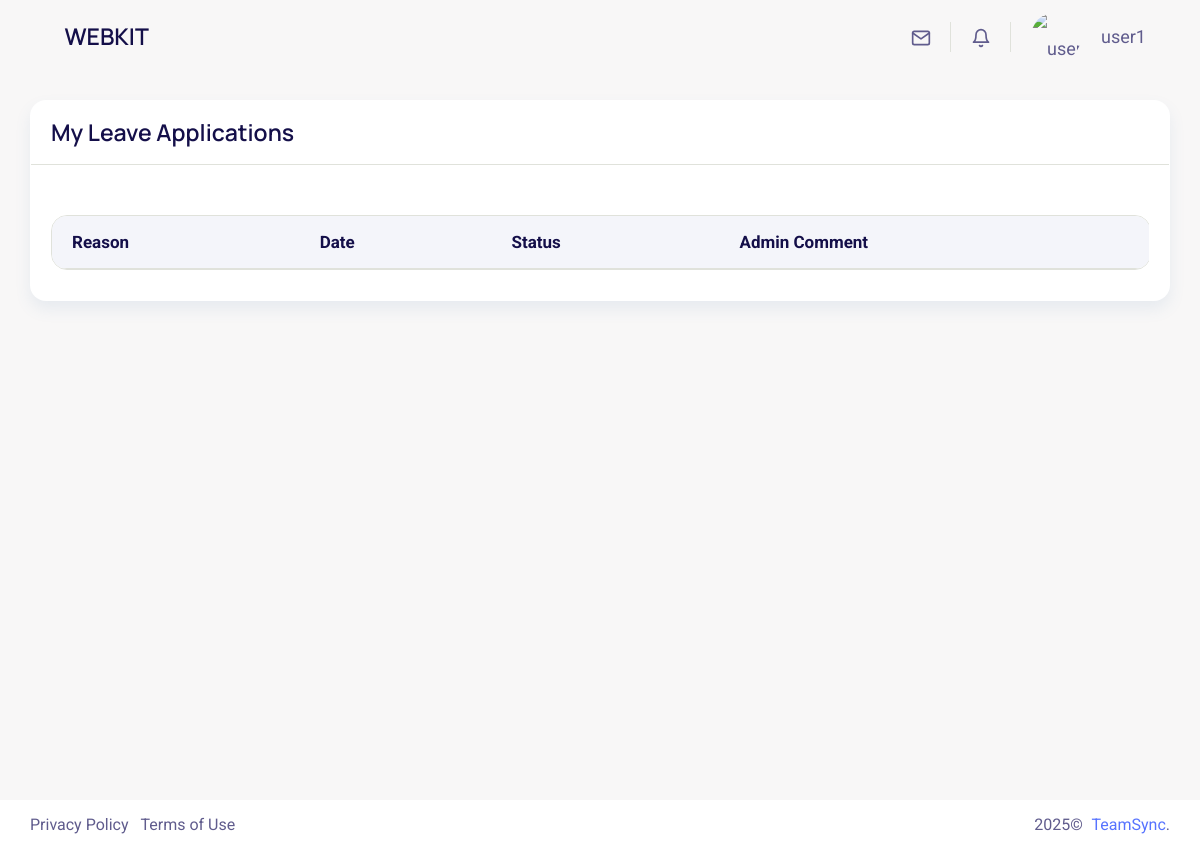
The page /my_applications/ (signed in) on the database as committed earlier.
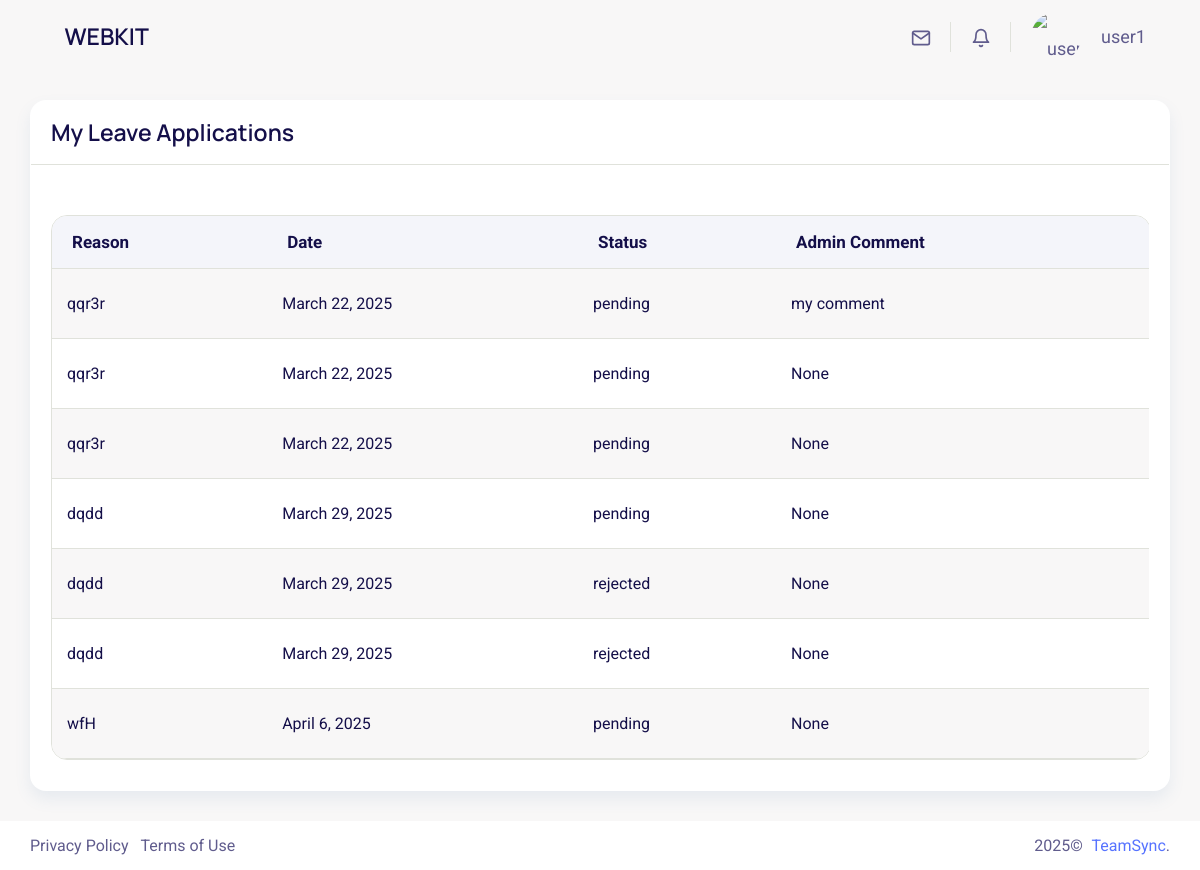
The same page on the database as committed later.
### CRM/models.py (models this page shows, shortened)
class LeaveApplication(models.Model):
    STATUS_CHOICES = [
        ('pending', 'Pending'),
        ('approved', 'Approved'),
        ('rejected', 'Rejected'),
    ]
    employee = models.ForeignKey(UserProfile, on_delete=models.CASCADE, related_name='leave_applications')
    reason = models.TextField()
    date = models.DateField()
    documents = models.FileField(upload_to='leave_documents/', blank=True, null=True)
    notes = models.TextField(blank=True, null=True)
    status = models.CharField(max_length=10, choices=STATUS_CHOICES, default='pending')
    to_admin = models.ForeignKey(UserProfile, related_name="leave_applys", on_delete=models.SET_NULL, null=True)
    admin_comment = models.TextField(blank=True, null=True)
    created_at = models.DateTimeField(auto_now_add=True)
    updated_at = models.DateTimeField(auto_now=True)

### CRM/appViews/leaveView.py (the view)
# urls.py: path('my_applications/',leaveView.my_applications,name='my_applications'),
@login_required
def my_applications(request):  # Get the selected status
    profile = UserProfile.objects.get(user=request.user)
    userRole = authView.get_user_role(request.user)
    pending_applications = LeaveApplication.objects.filter(employee=profile)
    context = {
        'userRole':userRole,
        'leave_applications':pending_applications
    }
    return render(request, 'app/webkit/user/myLeaveApplication.html', context)

### CRM/context_processors.py (called while the page is built)
def profile_pic_processor(request):
    if request.user.is_authenticated:
        try:
            profile_pic_url = request.user.profile.profile_pic.url if request.user.profile.profile_pic else '/static/images/default.jpg'
        except Exception:
            profile_pic_url = '/static/images/default.jpg'
        return {'profile_pic_url': profile_pic_url}
    return {'profile_pic_url': '/static/images/default.jpg'}

### CRM/controller/authView.py (called while the page is built)
def get_user_role(user):
    if hasattr(user, 'client_profile'):
        return 'client'
    elif hasattr(user, 'profile'):
        return 'user'
    return None

### CRM/templates/app/webkit/user/myLeaveApplication.html (shortened to what this page needs)
{% extends 'app/webkit/main.html' %}
{% load static %}
{% block content %}
<div class="row">
    <div class="col-sm-12">
       <div class="card">
          <div class="card-header d-flex justify-content-between">
             <div class="header-title">
                <h4 class="card-title">My Leave Applications</h4>
             </div>
          </div>
          <div class="card-body">
             <div class="table-responsive">
                <table id="user-list-table" class="table table-striped dataTable mt-4 mb-2" role="grid"
                   aria-describedby="user-list-page-info">
                   <thead>
                      <tr class="ligth">
                         <th>Reason</th>
                         <th>Date</th>
                         <th>Status</th>
                         <th>Admin comment</th>
                      </tr>
                   </thead>
                   <tbody>
                      {% for application in leave_applications %}
                      <tr>
                        <td>{{application.reason}}</td>
                        <td>{{application.date}}</td>
                        <td>{{application.status}}</td>
                        <td>{{application.admin_comment}}</td>
                     </tr>
                     {% endfor %}
                   </tbody>
                </table>
             </div>
          </div>
       </div>
    </div>
 </div>
 {% endblock %}

Rows that differ between the two databases and show on the page:
added LeaveApplication: reason "qqr3r", date "March 22, 2025", status "pending", admin_comment "my comment"
added LeaveApplication: reason "qqr3r", date "March 22, 2025", status "pending", admin_comment "None"
added LeaveApplication: reason "qqr3r", date "March 22, 2025", status "pending", admin_comment "None"
added LeaveApplication: reason "dqdd", date "March 29, 2025", status "pending", admin_comment "None"
added LeaveApplication: reason "dqdd", date "March 29, 2025", status "rejected", admin_comment "None"
added LeaveApplication: reason "dqdd", date "March 29, 2025", status "rejected", admin_comment "None"
added LeaveApplication: reason "wfH", date "April 6, 2025", status "pending", admin_comment "None"
